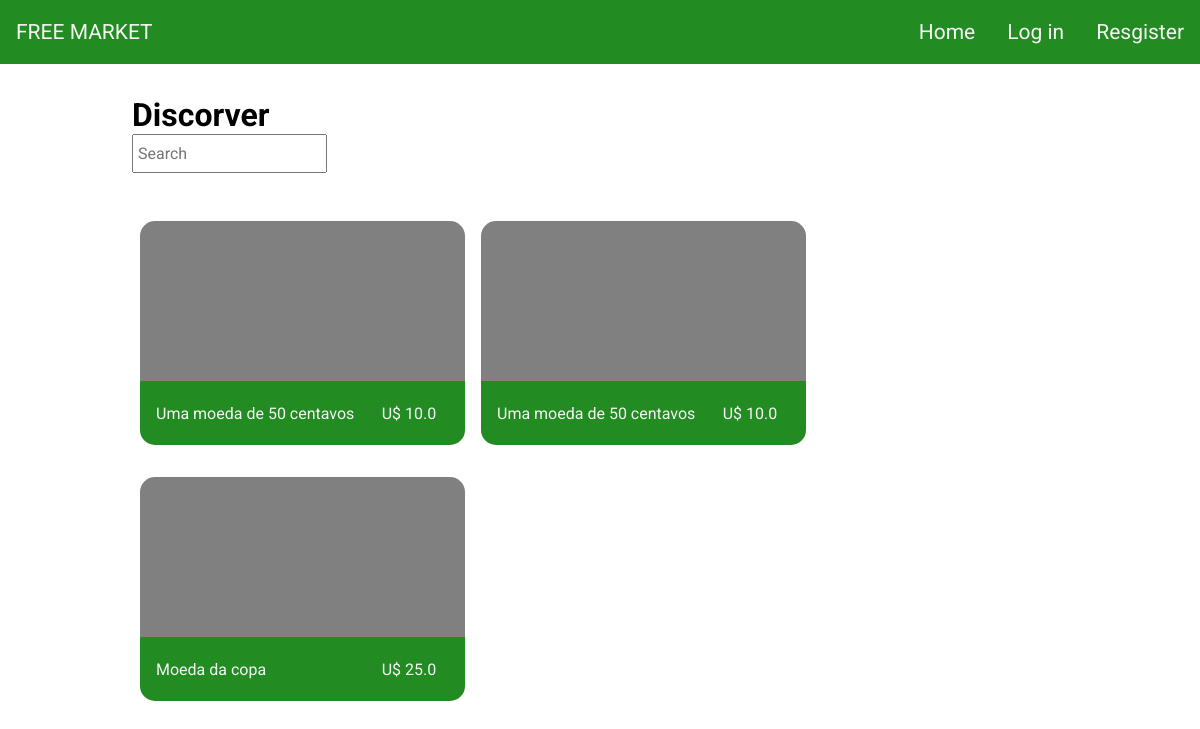
The app's page /, older data.
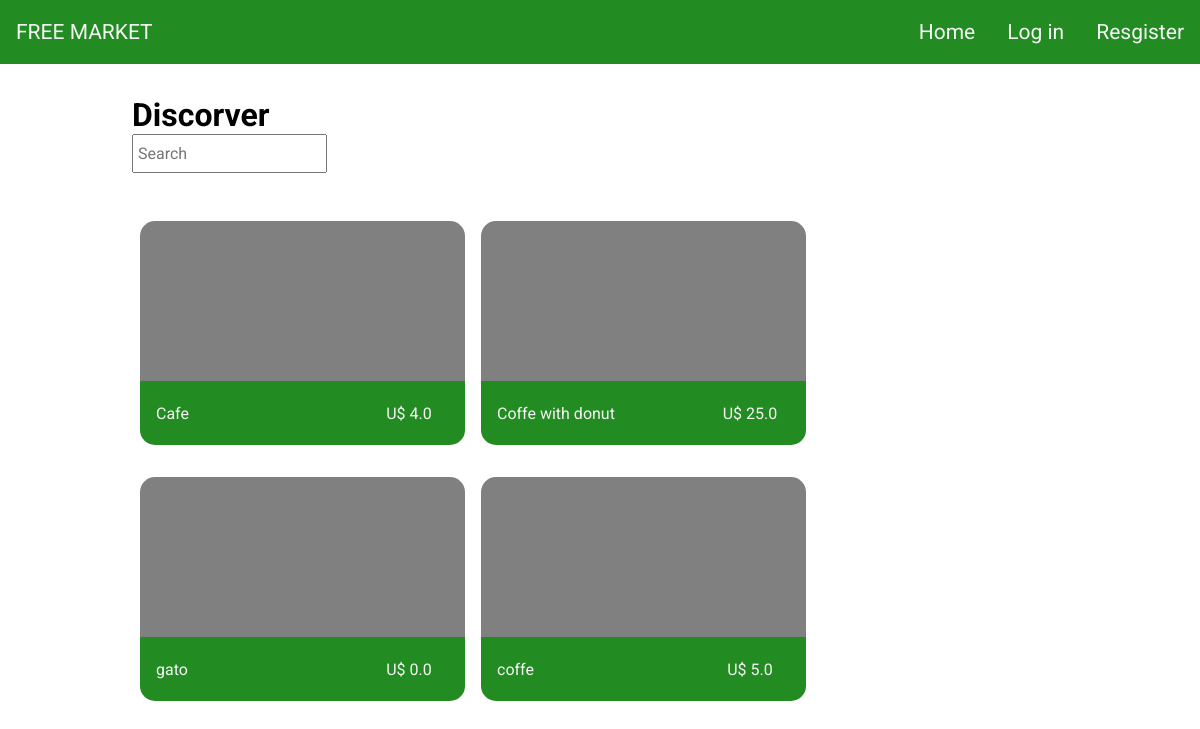
The same page, newer data.
### tables this page shows
CREATE TABLE posts (id INTEGER, extension TEXT, userId INTEGER, price REAL,title TEXT NOT NULL, description TEXT,  PRIMARY KEY(id), FOREIGN KEY(userId) REFERENCES users(id));

### application.py (the view)
@app.route("/", methods=["GET", "POST"])
def index():
    cnn = sqlite3.connect(DATABASE_NAME)
    cnn.row_factory = sqlite3.Row
    cursor = cnn.cursor()
    sql = "SELECT id, extension, title, price FROM posts"
    posts = cursor.execute(sql).fetchall()
    return render_template("/index.html", posts=posts)

### templates/index.html (shortened to what this page needs)
{% extends "layout.html" %}
{% block main %}
    <div class="container">
        <div class="home-head">
            <h1>Discorver</h1>
            <input type="text" class="search" autocomplete="off" placeholder="Search">
        </div>
        <section class="list">
            {% for post in posts %}
                <div class="post">
                    <div class="frame">
                    </div>
                    <div class="post-info">
                        <p class="title">{{post.title}}</p>
                        <p class="price">U$ {{post.price}}</p>
                    </div>
                </div>
            {% endfor %}
        </section>
    </div>
{% endblock %}

Row changes from the older to the newer data that the page shows:
removed posts: title "Uma moeda de 50 centavos", price "10.0"
removed posts: title "Uma moeda de 50 centavos", price "10.0"
removed posts: title "Moeda da copa", price "25.0"
added posts: title "Cafe", price "4.0"
added posts: title "Coffe with donut", price "25.0"
added posts: title "gato", price "0.0"
added posts: title "coffe", price "5.0"
